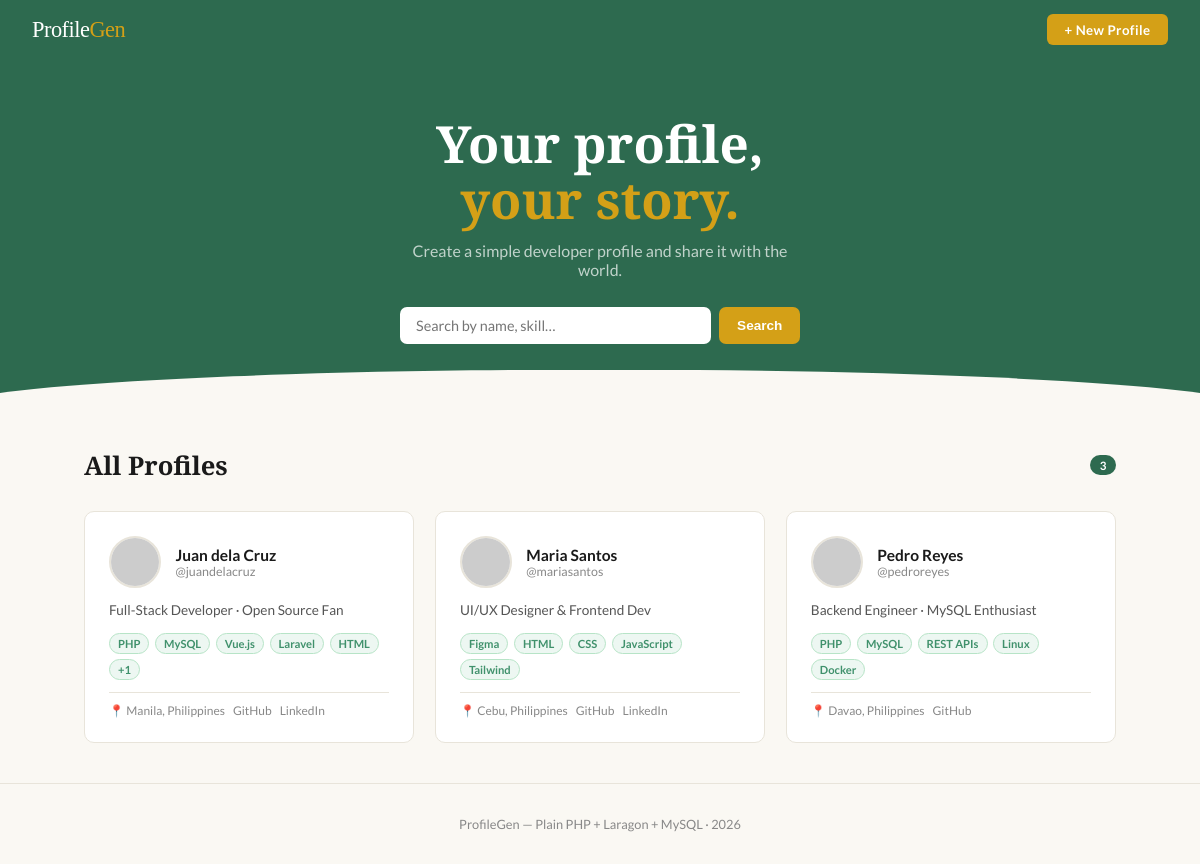
The page / on the database its author committed.
### tables this page shows
CREATE TABLE IF NOT EXISTS profiles (
    id         INT          NOT NULL AUTO_INCREMENT,
    name       VARCHAR(100) NOT NULL,
    username   VARCHAR(50)  NOT NULL,
    email      VARCHAR(150) NOT NULL,
    headline   VARCHAR(150)          DEFAULT NULL,
    bio        TEXT                  DEFAULT NULL,
    location   VARCHAR(100)          DEFAULT NULL,
    website    VARCHAR(255)          DEFAULT NULL,
    avatar     VARCHAR(255)          DEFAULT NULL,
    github     VARCHAR(100)          DEFAULT NULL,
    twitter    VARCHAR(100)          DEFAULT NULL,
    linkedin   VARCHAR(100)          DEFAULT NULL,
    skills     TEXT                  DEFAULT NULL,
    created_at DATETIME              DEFAULT CURRENT_TIMESTAMP,

    PRIMARY KEY (id),
    UNIQUE KEY uq_username (username),
    UNIQUE KEY uq_email    (email)
);

### index.php (the view, shortened to what this page needs)
<?php
$db = get_db();
$search = trim($_GET['q'] ?? '');
$page   = max(1, (int)($_GET['page'] ?? 1));
$limit  = 9;
$offset = ($page - 1) * $limit;
if ($search) {
    $stmt = $db->prepare("SELECT * FROM profiles WHERE name LIKE ? OR headline LIKE ? OR skills LIKE ? ORDER BY created_at DESC LIMIT $limit OFFSET $offset");
    $like = "%$search%";
    $stmt->execute([$like, $like, $like]);
    $countStmt = $db->prepare("SELECT COUNT(*) FROM profiles WHERE name LIKE ? OR headline LIKE ? OR skills LIKE ?");
    $countStmt->execute([$like, $like, $like]);
} else {
    $stmt = $db->prepare("SELECT * FROM profiles ORDER BY created_at DESC LIMIT $limit OFFSET $offset");
    $stmt->execute();
    $countStmt = $db->prepare("SELECT COUNT(*) FROM profiles");
    $countStmt->execute();
}
$profiles = $stmt->fetchAll();
$total    = (int)$countStmt->fetchColumn();
function avatar_url($row) {
    return 'https://ui-avatars.com/api/?name=' . urlencode($row['name']) . '&background=2d6a4f&color=fff&size=120&bold=true';
}
?>
<!DOCTYPE html>
<html lang="en">
<head>
</head>
<body>
<nav>
  <a class="brand" href="index.php">Profile<span>Gen</span></a>
  <a class="nav-btn" href="create.php">+ New Profile</a>
</nav>
<div class="hero">
  <h1>Your profile,<br><em>your story.</em></h1>
  <p>Create a simple developer profile and share it with the world.</p>
  <form class="search-bar" method="GET">
    <input type="text" name="q" placeholder="Search by name, skill…" value="<?= htmlspecialchars($search) ?>">
    <button type="submit">Search</button>
  </form>
</div>
<div class="section">
  <div class="section-top">
    <h2>All Profiles <?php if($search): ?><span style="font-size:.9rem;font-weight:400;color:var(--muted)"> — "<?= htmlspecialchars($search) ?>"</span><?php endif ?></h2>
    <span class="badge"><?= $total ?></span>
  </div>
  <div class="grid">
    <?php if(empty($profiles)): ?>
      <div class="empty">
        <h3>No profiles yet.</h3>
        <p><?= $search ? 'No results for that search.' : 'Be the first to create one!' ?></p>
        <a href="create.php" style="background:var(--green);color:#fff;padding:.55rem 1.2rem;border-radius:7px;text-decoration:none;font-weight:700;font-size:.9rem">Create Profile</a>
      </div>
    <?php else: ?>
      <?php foreach($profiles as $p): ?>
        <a class="card" href="profile.php?u=<?= urlencode($p['username']) ?>">
          <div class="card-top">
            <img class="avatar" src="<?= avatar_url($p) ?>" alt="<?= htmlspecialchars($p['name']) ?>">
            <div>
              <div class="cname"><?= htmlspecialchars($p['name']) ?></div>
              <div class="chandle">@<?= htmlspecialchars($p['username']) ?></div>
            </div>
          </div>
          <?php if($p['headline']): ?>
            <div class="cheadline"><?= htmlspecialchars($p['headline']) ?></div>
          <?php endif ?>
          <?php
            $skills = array_filter(array_map('trim', explode(',', $p['skills'] ?? '')));
            if($skills):
          ?>
            <div class="skills">
              <?php foreach(array_slice($skills, 0, 5) as $s): ?>
                <span class="stag"><?= htmlspecialchars($s) ?></span>
              <?php endforeach ?>
              <?php if(count($skills) > 5): ?><span class="stag">+<?= count($skills)-5 ?></span><?php endif ?>
            </div>
          <?php endif ?>
          <div class="card-foot">
            <?php if($p['location']): ?><span>📍 <?= htmlspecialchars($p['location']) ?></span><?php endif ?>
            <?php if($p['github']): ?><span>GitHub</span><?php endif ?>
            <?php if($p['linkedin']): ?><span>LinkedIn</span><?php endif ?>
          </div>
        </a>
      <?php endforeach ?>
    <?php endif ?>
  </div>
</div>
<footer>ProfileGen &mdash; Plain PHP + Laragon + MySQL &middot; <?= date('Y') ?></footer>
</body>
</html>

### index.php (style rules this page uses)
*,*::before,*::after { box-sizing:border-box;margin:0;padding:0 }
:root { --green:#2d6a4f;--green-l:#40916c;--cream:#faf8f3;--paper:#fff; --ink:#1a1a1a;--muted:#888;--border:#e8e4da;--accent:#d4a017; --r:10px; }
body { font-family:'Lato',sans-serif;background:var(--cream);color:var(--ink);min-height:100vh }
nav { background:var(--green);padding:.9rem 2rem;display:flex;align-items:center;justify-content:space-between }
.brand { font-family:'Playfair Display',serif;color:#fff;font-size:1.4rem;text-decoration:none;letter-spacing:-.5px }
.brand span { color:var(--accent) }
.nav-btn { background:var(--accent);color:#fff;text-decoration:none;padding:.45rem 1.1rem;border-radius:6px;font-size:.83rem;font-weight:700;letter-spacing:.4px;transition:opacity .15s }
.hero { background:var(--green);padding:3.5rem 2rem 4rem;text-align:center;position:relative;overflow:hidden }
.hero::after { content:'';position:absolute;bottom:-2px;left:0;right:0;height:40px;background:var(--cream);clip-path:ellipse(55% 100% at 50% 100%) }
.hero h1 { font-family:'Playfair Display',serif;color:#fff;font-size:clamp(2rem,5vw,3.2rem);line-height:1.1;margin-bottom:.8rem }
.hero h1 em { font-style:normal;color:var(--accent) }
.hero p { color:rgba(255,255,255,.7);font-size:1rem;max-width:420px;margin:0 auto 1.8rem }
.search-bar { display:flex;max-width:400px;margin:0 auto;gap:.5rem }
.search-bar input { flex:1;padding:.6rem 1rem;border:none;border-radius:7px;font-size:.9rem;font-family:'Lato',sans-serif;outline:none }
.search-bar button { background:var(--accent);color:#fff;border:none;padding:.6rem 1.1rem;border-radius:7px;font-weight:700;cursor:pointer;font-size:.85rem }
.section { max-width:1080px;margin:0 auto;padding:2.5rem 1.5rem }
.section-top { display:flex;align-items:center;justify-content:space-between;margin-bottom:1.8rem }
.section-top h2 { font-family:'Playfair Display',serif;font-size:1.6rem }
.badge { background:var(--green);color:#fff;font-size:.72rem;font-weight:700;padding:.2rem .6rem;border-radius:99px }
.grid { display:grid;grid-template-columns:repeat(auto-fill,minmax(290px,1fr));gap:1.3rem }
.card { background:var(--paper);border:1px solid var(--border);border-radius:var(--r);padding:1.5rem;text-decoration:none;color:inherit;display:flex;flex-direction:column;gap:.75rem;transition:box-shadow .15s,transform .15s;position:relative;overflow:hidden }
.card::before { content:'';position:absolute;top:0;left:0;width:4px;height:100%;background:var(--green);transform:scaleY(0);transform-origin:bottom;transition:transform .2s }
.card-top { display:flex;align-items:center;gap:.9rem }
.avatar { width:52px;height:52px;border-radius:50%;object-fit:cover;border:2px solid var(--border);flex-shrink:0 }
.cname { font-weight:700;font-size:.97rem;line-height:1.2 }
.chandle { font-size:.78rem;color:var(--muted) }
.cheadline { font-size:.85rem;color:#555;line-height:1.5 }
.skills { display:flex;flex-wrap:wrap;gap:.35rem }
.stag { font-size:.7rem;font-weight:700;background:#edf7f2;color:var(--green-l);border:1px solid #b7e4c7;padding:.18rem .5rem;border-radius:99px }
.card-foot { font-size:.75rem;color:var(--muted);display:flex;gap:.5rem;flex-wrap:wrap;border-top:1px solid var(--border);padding-top:.65rem;margin-top:auto }
footer { text-align:center;padding:2rem;font-size:.8rem;color:var(--muted);border-top:1px solid var(--border) }

### rows shown on the page
profiles: name "Juan dela Cruz", username "juandelacruz", headline "Full-Stack Developer · Open Source Fan", skills "PHP", skills "MySQL", skills "Vue.js", skills "Laravel", skills "HTML", count($skills)-5 "1", location "Manila, Philippines", github "GitHub", linkedin "LinkedIn"
profiles: name "Maria Santos", username "mariasantos", headline "UI/UX Designer & Frontend Dev", skills "Figma", skills "HTML", skills "CSS", skills "JavaScript", skills "Tailwind", location "Cebu, Philippines", github "GitHub", linkedin "LinkedIn"
profiles: name "Pedro Reyes", username "pedroreyes", headline "Backend Engineer · MySQL Enthusiast", skills "PHP", skills "MySQL", skills "REST APIs", skills "Linux", skills "Docker", location "Davao, Philippines", github "GitHub"

### other values the page prints
$total "3"
